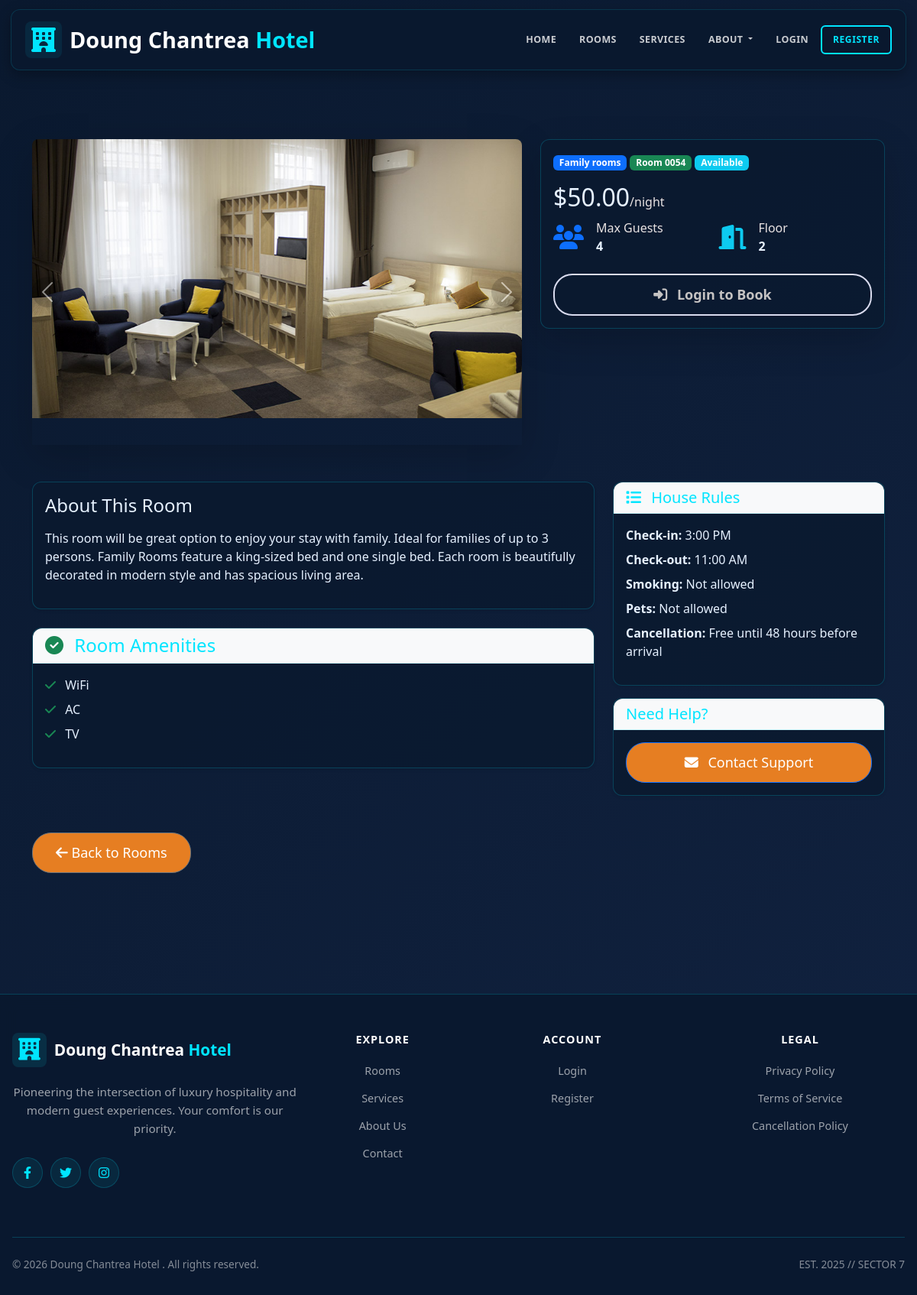
/room/5/, run on the app's committed database.
### hotel/models.py (models this page shows, shortened)
class Room(models.Model):
    id = models.AutoField(primary_key=True)
    STATUS_CHOICES = [
        ('Available', 'Available'),
        ('Booked', 'Booked'),
        ('Maintenance', 'Maintenance'),
    ]
    room_number = models.CharField(max_length=10, unique=True)
    category = models.ForeignKey(RoomCategory, on_delete=models.CASCADE, related_name='rooms')
    assigned_staff = models.ForeignKey('Staff', on_delete=models.SET_NULL, null=True, blank=True, related_name='assigned_rooms')
    status = models.CharField(max_length=15, choices=STATUS_CHOICES, default='Available')
    floor = models.IntegerField(default=1, validators=[MinValueValidator(1), MaxValueValidator(100)])
    max_occupancy = models.IntegerField(default=2, validators=[MinValueValidator(1)])
    price = models.DecimalField(max_digits=10, decimal_places=2, null=True, blank=True, validators=[MinValueValidator(0)], help_text="Room-specific price (leave blank to use category base price)")
    amenities = models.TextField(default="WiFi, AC, TV", help_text="Comma-separated list of amenities")
    description = models.TextField(blank=True, null=True)
    image = models.ImageField(upload_to='rooms/', blank=True, null=True)
    created_at = models.DateTimeField(default=timezone.now)
    class Meta:
        ordering = ['room_number']

class RoomCategory(models.Model):
    id = models.AutoField(primary_key=True)
    category_name = models.CharField(max_length=50, unique=True)
    class Meta:
        verbose_name_plural = "Room Categories"

### hotel/views.py (the view)
# urls.py: path('room/<int:room_id>/', views.room_detail, name='room_detail'),
def room_detail(request, room_id):
    room = get_object_or_404(Room, id=room_id)
    amenities_list = [a.strip() for a in (room.amenities or 'WiFi, AC, TV').split(',')]
    check_in_date = None
    check_out_date = None
    guests_prefill = None
    try:
        ci = request.GET.get('check_in_date')
        co = request.GET.get('check_out_date')
        g = request.GET.get('guests')
        if ci and co:
            check_in_date = datetime.strptime(ci, '%Y-%m-%d').date()
            check_out_date = datetime.strptime(co, '%Y-%m-%d').date()
        if g:
            try:
                guests_prefill = int(g)
            except Exception:
                guests_prefill = None
    except Exception:
        check_in_date = check_out_date = guests_prefill = None
    if check_in_date and check_out_date:
        conflict = room.reservations.filter(
            status__in=['Pending','Confirmed','Checked In'],
            check_in_date__lt=check_out_date,
            check_out_date__gte=check_in_date,
        ).exists()
        is_booked = conflict or (room.status != 'Available')
    else:
        today = timezone.now().date()
        has_conflict = room.reservations.filter(
            status__in=['Pending','Confirmed','Checked In'],
            check_out_date__gte=today
        ).exists()
        is_booked = (room.status != 'Available') or has_conflict
    context = {
        'room': room,
        'amenities_list': amenities_list,
        'is_booked': is_booked,
        'check_in_date': check_in_date,
        'check_out_date': check_out_date,
        'guests_prefill': guests_prefill,
    }
    return render(request, 'hotel/html/room_detail.html', context)

### hotel/templates/hotel/html/room_detail.html (shortened to what this page needs)
{% extends 'hotel/html/base.html' %}
{% load static %}
{% block content %}
<div class="container my-5">
    <div class="row mb-4">
        <div class="col-lg-7">
            <div id="roomGallery" class="carousel slide shadow-lg" data-bs-ride="carousel">
                <div class="carousel-inner" style="border-radius: 8px; overflow: hidden; height: 400px;">
                    <div class="carousel-item active">
                        {% if room.image %}
                            <img src="{{ room.image.url }}" class="d-block w-100" style="object-fit: cover; height: 100%;" alt="Room">
                        {% else %}
                            <img src="{% static 'hotel/images/default-room.jpg' %}" class="d-block w-100" style="object-fit: cover; height: 100%;" alt="Room">
                        {% endif %}
                    </div>
                </div>
                {% if room.images.all.count > 0 %}
                <button class="carousel-control-prev" type="button" data-bs-target="#roomGallery" data-bs-slide="prev">
                    <span class="carousel-control-prev-icon" aria-hidden="true"></span>
                </button>
                <button class="carousel-control-next" type="button" data-bs-target="#roomGallery" data-bs-slide="next">
                    <span class="carousel-control-next-icon" aria-hidden="true"></span>
                </button>
                {% endif %}
            </div>
        </div>
        <div class="col-lg-5">
            <div class="card shadow-lg">
                <div class="card-body">
                    <div class="mb-3">
                        <span class="badge bg-primary">{{ room.category.category_name }}</span>
                        <span class="badge bg-success">Room {{ room.room_number }}</span>
                        <span class="badge bg-info">{{ room.status }}</span>
                    </div>
                    <h2 class="mb-2">
                        {% if room.price %}
                            ${{ room.price|floatformat:2 }}<small class="fs-6 " >/night</small>
                        {% else %}
                            <span class="fs-6 ">Price on request</span>
                        {% endif %}
                    </h2>
                    <div class="mb-4">
                        <div class="row g-3">
                            <div class="col-6">
                                <div class="d-flex align-items-center">
                                    <i class="fas fa-users fa-2x text-primary me-3"></i>
                                    <div>
                                        <small class="fs-6">Max Guests</small>
                                        <p class="mb-0"><strong>{{ room.max_occupancy }}</strong></p>
                                    </div>
                                </div>
                            </div>
                            <div class="col-6">
                                <div class="d-flex align-items-center">
                                    <i class="fas fa-door-open fa-2x text-info me-3"></i>
                                    <div>
                                        <small class="fs-6">Floor</small>
                                        <p class="mb-0"><strong>{{ room.floor }}</strong></p>
                                    </div>
                                </div>
                            </div>
                        </div>
                    </div>
                    {% if user.is_authenticated %}
                        {% if check_in_date and check_out_date %}
                            {% if is_booked %}
                                <div class="alert alert-warning" role="alert">
                                    The selected dates are unavailable for booking. Please choose different dates.
                                </div>
                            {% else %}
                                <form method="post" action="{% url 'add_room_to_cart' room.id %}" style="margin-bottom: 0;">
                                    {% csrf_token %}
                                    <div class="row g-2 mb-3">
                                        <div class="col-6">
                                            <label class="form-label" style="font-size: 12px; font-weight: 700;">Check-in</label>
                                            <input type="date" name="check_in_date" class="form-control form-control-sm" required value="{{ check_in_date|date:'Y-m-d' }}">
                                        </div>
                                        <div class="col-6">
                                            <label class="form-label" style="font-size: 12px; font-weight: 700;">Check-out</label>
                                            <input type="date" name="check_out_date" class="form-control form-control-sm" required value="{{ check_out_date|date:'Y-m-d' }}">
                                        </div>
                                    </div>
                                    <div class="mb-3">
                                        <label class="form-label" style="font-size: 12px; font-weight: 700;">Guests</label>
                                        <input type="number" name="number_of_guests" class="form-control form-control-sm" value="{{ guests_prefill|default:1 }}" min="1" max="{{ room.max_occupancy }}" required>
                                    </div>
                                    <button type="submit" class="btn btn-outline-success btn-lg w-100" style="font-weight: 700;">
                                        <i class="fas fa-shopping-cart me-2"></i> Add to Cart
                                    </button>
                                </form>
                            {% endif %}
                        {% else %}
                            <form method="post" action="{% url 'add_room_to_cart' room.id %}" style="margin-bottom: 0;">
                                {% csrf_token %}
                                <div class="row g-2 mb-3">
                                    <div class="col-6">
                                        <label class="form-label" style="font-size: 12px; font-weight: 700;">Check-in</label>
                                        <input type="date" name="check_in_date" class="form-control form-control-sm" required>
                                    </div>
                                    <div class="col-6">
                                        <label class="form-label" style="font-size: 12px; font-weight: 700;">Check-out</label>
                                        <input type="date" name="check_out_date" class="form-control form-control-sm" required>
                                    </div>
                                </div>
                                <div class="mb-3">
                                    <label class="form-label" style="font-size: 12px; font-weight: 700;">Guests</label>
                                    <input type="number" name="number_of_guests" class="form-control form-control-sm" value="1" min="1" max="{{ room.max_occupancy }}" required>
                                </div>
                                <button type="submit" class="btn btn-outline-success btn-lg w-100" style="font-weight: 700;">
                                    <i class="fas fa-shopping-cart me-2"></i> Add to Cart
                                </button>
                            </form>
                        {% endif %}
                    {% else %}
                        <a href="{% url 'login' %}" class="btn btn-primary btn-lg w-100">
                            <i class="fas fa-sign-in-alt me-2"></i> Login to Book
                        </a>
                    {% endif %}
                </div>
            </div>
        </div>
    </div>
    <div class="row mt-5">
        <div class="col-lg-8">
            <div class="card shadow-sm mb-4">
                <div class="card-body">
                    <h4 class="mb-3">About This Room</h4>
                    <p>{{ room.description|default:"Beautiful room with all modern amenities to ensure your comfortable stay." }}</p>
                </div>
            </div>
            <div class="card shadow-sm mb-4">
                <div class="card-header bg-light">
                    <h4 class="mb-0"><i class="fas fa-check-circle text-success me-2"></i> Room Amenities</h4>
                </div>
                <div class="card-body">
                    <div class="row">
                        <div class="col-md-6">
                            <ul class="list-unstyled">
                                {% for amenity in amenities_list %}
                                    <li class="mb-2">
                                        <i class="fas fa-check text-success me-2"></i> {{ amenity }}
                                    </li>
                                {% endfor %}
                            </ul>
                        </div>
                    </div>
                </div>
            </div>
        </div>
        <div class="col-lg-4">
            <div class="card shadow-sm">
                <div class="card-header bg-light">
                    <h5 class="mb-0"><i class="fas fa-list me-2"></i> House Rules</h5>
                </div>
                <div class="card-body">
                    <ul class="list-unstyled">
                        <li class="mb-2"><strong>Check-in:</strong> 3:00 PM</li>
                        <li class="mb-2"><strong>Check-out:</strong> 11:00 AM</li>
                        <li class="mb-2"><strong>Smoking:</strong> Not allowed</li>
                        <li class="mb-2"><strong>Pets:</strong> Not allowed</li>
                        <li><strong>Cancellation:</strong> Free until 48 hours before arrival</li>
                    </ul>
                </div>
            </div>
            <div class="card shadow-sm mt-3">
                <div class="card-header bg-light">
                    <h5 class="mb-0">Need Help?</h5>
                </div>
                <div class="card-body">
                    <a href="{% url 'contact' %}" class="btn btn-outline-primary w-100">
                        <i class="fas fa-envelope me-2"></i> Contact Support
                    </a>
                </div>
            </div>
        </div>
    </div>
    <div class="mt-5">
        <a href="{% url 'room_list' %}" class="btn btn-outline-secondary">
            <i class="fas fa-arrow-left"></i> Back to Rooms
        </a>
    </div>
</div>
{% endblock %}

### hotel/static/hotel/css/home.css (style rules this page uses)
* { margin: 0; padding: 0; box-sizing: border-box; font-family: 'Segoe UI', sans-serif; }
body { background-color: #f5f5f5; }
.btn { padding: 12px 30px; background-color: #e67e22; color: white; text-decoration: none; border-radius: 25px; font-size: 18px; }

### hotel/templates/hotel/html/base.html (style rules this page uses)
:root { --primary: #00e5ff; --secondary: #0a192f; --dark-bg: rgba(10, 25, 47, 0.95); --light: #ecf0f1; --cyan-glow: rgba(0, 229, 255, 0.2); }
* { margin: 0; padding: 0; box-sizing: border-box; }
html { font-size: 16px; }
body { font-family: 'Segoe UI', Tahoma, Geneva, Verdana, sans-serif; background: linear-gradient(135deg, #0a192f 0%, #112240 100%); min-height: 100vh; color: #e6f1ff; overflow-x: hidden; }
.card { background: rgba(10, 25, 47, 0.8); border: 1px solid rgba(0, 229, 255, 0.2); border-radius: 12px; box-shadow: 0 4px 20px rgba(0, 0, 0, 0.3); transition: transform 0.3s, box-shadow 0.3s; color: #e6f1ff; }
.card-header { background: rgba(0, 229, 255, 0.1); color: #00e5ff; border-bottom: 1px solid rgba(0, 229, 255, 0.2); border-radius: 12px 12px 0 0 !important; }
.btn-primary { background: transparent; border: 2px solid #d9dbee; color: #c5c3c3; font-weight: 600; transition: all 0.3s ease; }
img, video, iframe { max-width: 100%; height: auto; }

### hotel/templates/hotel/html/room_detail.html (style rules this page uses)
.fs-6 { font-size: 0.9rem; color: #e9e3e3; }
.carousel-control-prev, .carousel-control-next { background-color: rgba(0,0,0,0.3); width: 40px; height: 40px; border-radius: 50%; top: 50%; transform: translateY(-50%); }

### data on the page
Room: image (picture), category.category_name "Family rooms", room_number "0054", status "Available", price "50.00", max_occupancy "4", floor "2", description "This room will be great option to enjoy your stay with family. Ideal for families of up to 3 persons. Family Rooms feature a king-sized bed and one single bed. Each room is beautifully decorated in modern style and has spacious living area."

### other printed values
{{ amenity }} "WiFi" "AC" "TV"
